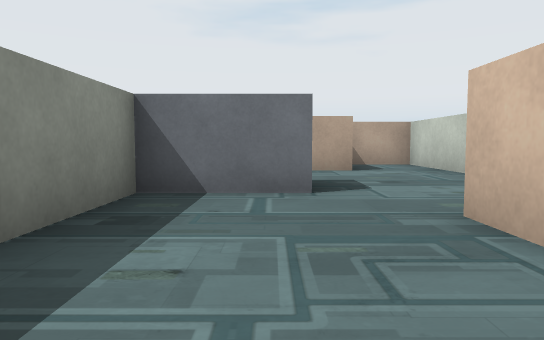
View 1 (above)

13 first-person views from a walk through a Unity game level. The camera is 0.51 m above the floor, tilts 4° down and sees 70° across. The floor is counted in squares, 1 m on a side. Each view is taken from the middle of a square. On the plan, view 1 faces up. The plan holds only what a view shows up to about 9 squares ahead; the rest is blank. The place goes on beyond the plan. Some surface patterns are stand-ins.

View 2
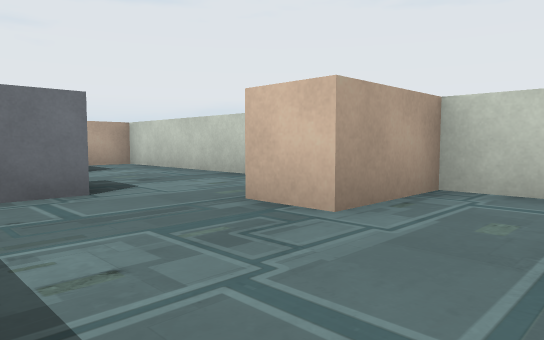

View 3
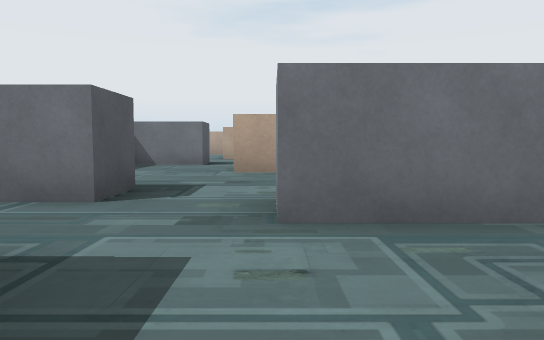

View 4
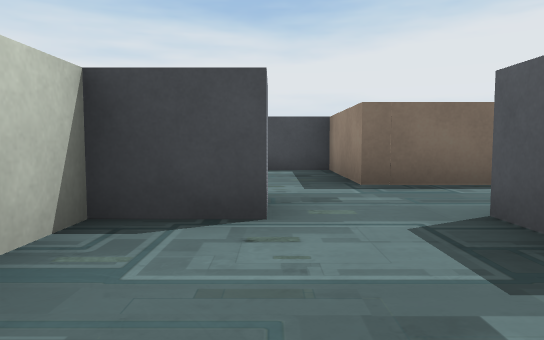

View 5
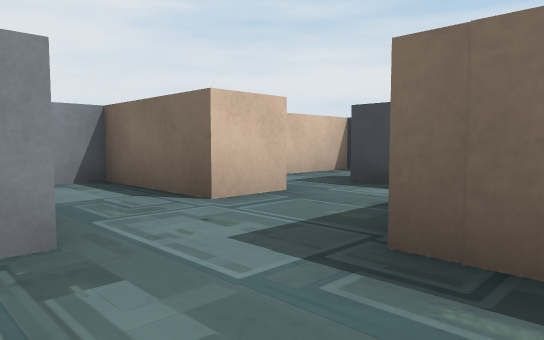

View 6
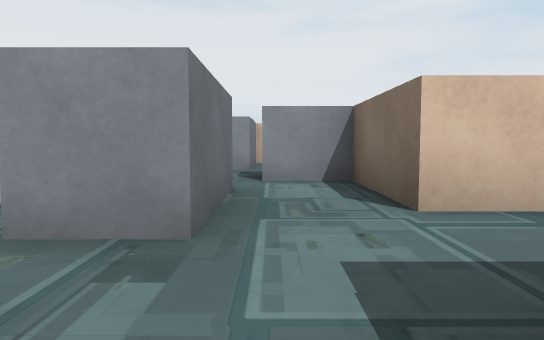

View 7
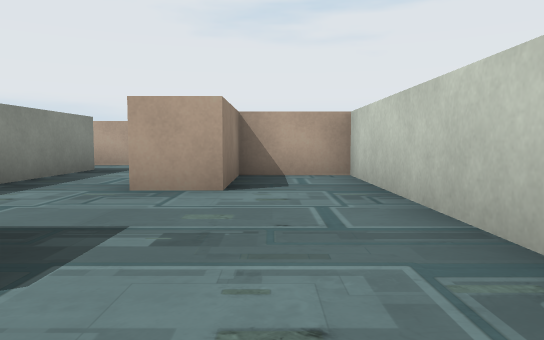

View 8
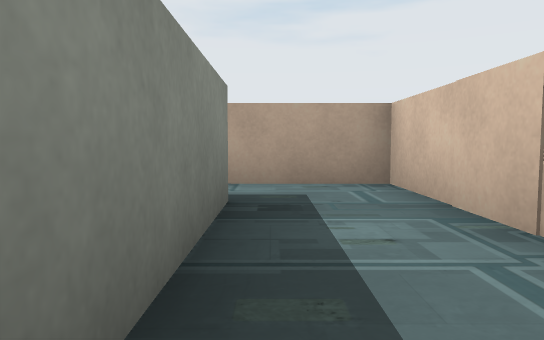

View 9
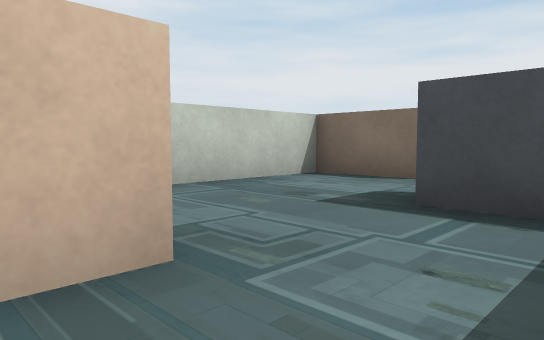

View 10
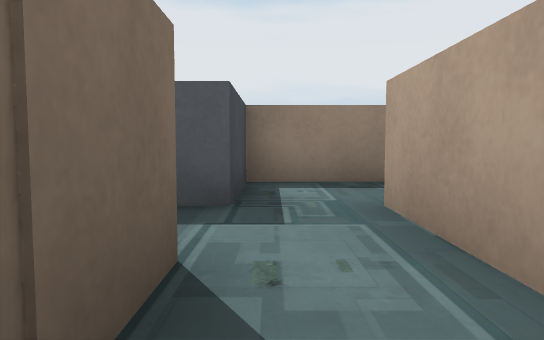

View 11
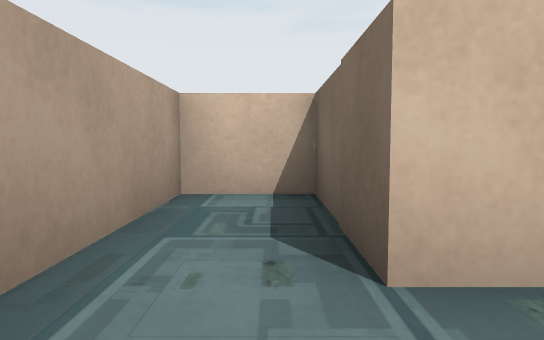

View 12
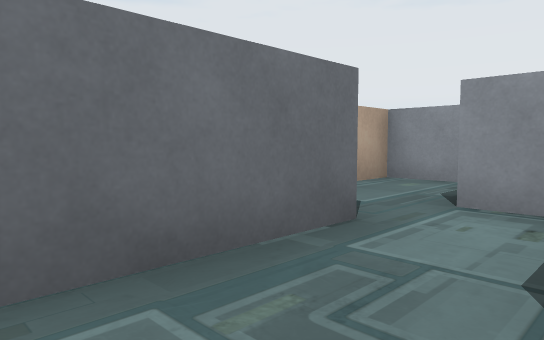

View 13
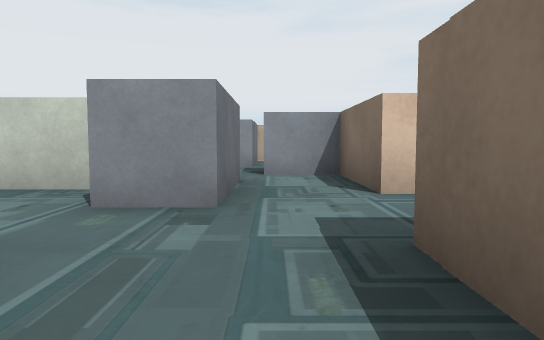

### Floor plan
Points are (right, up) in squares from view 1. A wall is a line through its corners. A room is listed if a view was taken in it or the views show most of it. See-through windows are left out.
Room 1 (views 1, 2, 4, 5, 6, 7, 8, 9, 13)
walls: (-1.4, 3.2) (-1.4, 1.9); (3.2, -1.5) (3.2, 1.7) (1.3, 1.7) (1.3, 2.7) (3.2, 2.7) (3.2, 9.1) (1.5, 9.1) (1.5, 7.1) (0.5, 7.1) (0.5, 11.8) (-2.1, 11.8); (-0.8, -3.7) (0.9, -3.7); (-1.4, 10.5) (-1.4, 7.5)
ways out: opening at (2, -4.5) to room 2; opening at (-2, 11); opening at (4, -3)
objects: block (-1, -1) to (0, -1); block (-1, 4) to (0, 5); block (2, -2) to (3, -2)
Room 2 (views 3, 10, 11, 12)
walls: (4.3, -7.5) (4.3, -6.4) (6.9, -6.4) (6.9, -5.1) (2.9, -5.1) (2.9, -4.1); (0.9, -3.7) (0.9, -6.4)
ways out: opening at (2, -4.5) to room 1
objects: block (1, -7) to (3, -7)

Where each view was taken, in squares from view 1:
view 1: 0 up, 0 right, facing up
view 2: 0 up, 1 left, facing up-right
view 3: 5 down, 2 right, facing up
view 4: 1 up, 2 right, facing down
view 5: 2 down, 0 right, facing down-right
view 6: 3 down, 0 right, facing right
view 7: 3 up, 2 right, facing up
view 8: 7 up, 1 left, facing up
view 9: 8 up, 1 left, facing down-right
view 10: 6 down, 6 right, facing left
view 11: 6 down, 3 right, facing right
view 12: 4 down, 2 right, facing up-right
view 13: 3 down, 1 left, facing right
